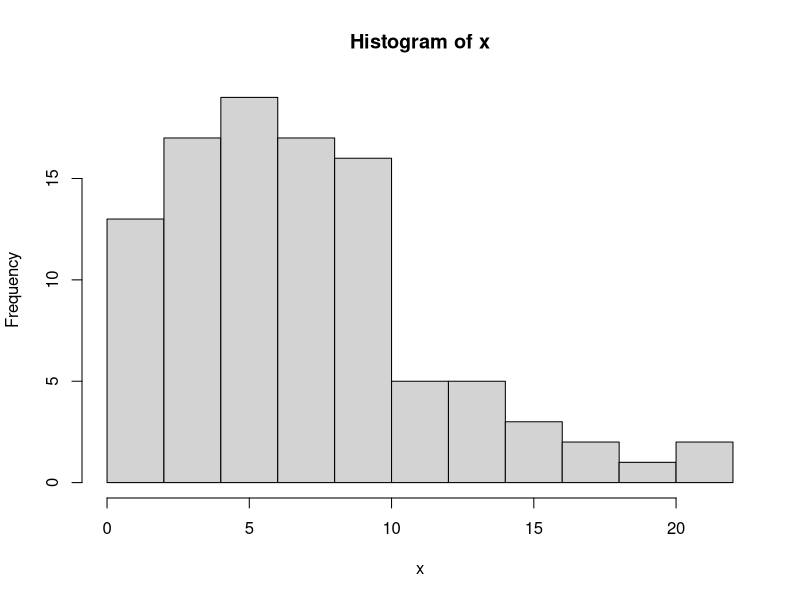

Write the R code that produced this figure.
## ---- chunk 1
set.seed(123)
n <- 100
x <- rgamma(n, shape = 2, scale = 4)
hist(x)
## ---- chunk 2
MASS::fitdistr(x, densfun = "gamma")
## ---- chunk 3
dfancy <- function(x, shape, scale, log = FALSE) {
  dgamma(x, shape = shape, scale = scale, log = log)
}

suppressWarnings(MASS::fitdistr(x, densfun = dfancy, start = list(shape = 10, scale = 20)))
## ---- chunk 4
nll <- function(shape, scale) -sum(dfancy(x, shape, scale, TRUE))
suppressWarnings(fit <- stats4::mle(nll, start = list(shape = 10, scale = 10)))
stats4::summary(fit)
